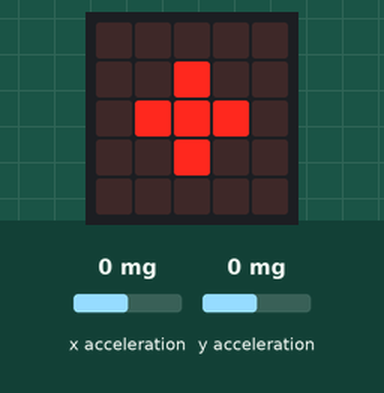
Recording of a program running on a simulated BBC micro:bit running MicroPython. On the bench: the board's 5×5 LED display. The test bench sets the inputs (shaded band); at power-on: x acceleration 0 mg, y acceleration 0 mg. What the program prints to the serial console is not drawn.

Above: at 1.2 s.
1.3 s: x acceleration set to -187 mg
2.8 s: x acceleration set to -216 mg
At 4.0 s:
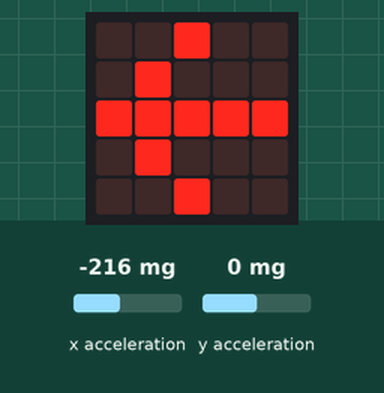
4.3 s: x acceleration set to 750 mg
At 5.3 s:
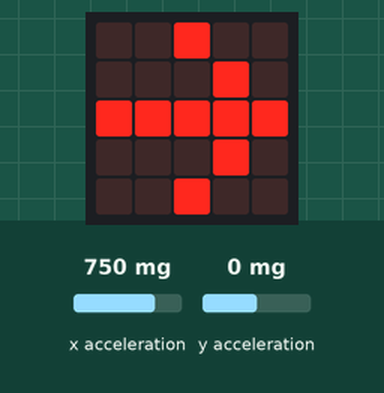
5.8 s: x acceleration set to 215 mg
7.3 s: x acceleration set to 182 mg
At 7.6 s:
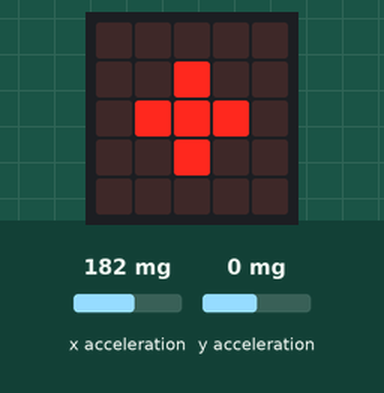
Timing chart, 0 to 7.3 s (numbered marks = the images above; inputs shaded):
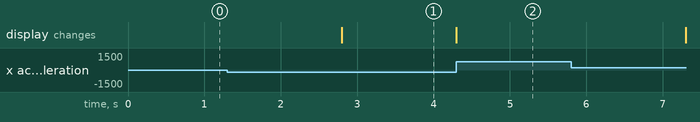

Measured:
- the behaviour switches between -200 and -201 mg on x acceleration (found by bisection; images 0 and 1)
- after the input at 2.8 s, the display: changes at once (image 1)
- after the input at 4.3 s, the display: changes at once (image 2)

The program:

Accelerometer-output.v1-main.py
```python
# accelerometer output only, no magnetometer.
# coded by Paula Taylor 20240414 for PiWars 2024
from microbit import *


# Code in a 'while True:' loop repeats forever
while True:
    readingx = accelerometer.get_x()
    readingy = accelerometer.get_y()
    if readingx < -200:
        display.show(Image.ARROW_W)
    elif readingx > 200:
        display.show(Image.ARROW_E)
    elif readingy < -200:
        display.show(Image.ARROW_S)
    elif readingy > 200:
        display.show(Image.ARROW_N)
    else:
       display.show(Image("+"))
    # Use below code on actual robot
    # to give you sensible values for stationary and movement values
    #x_strength = accelerometer.get_x()
    #print(x_strength)
    #y_strength = accelerometer.get_y()
    #print(x_strength,y_strength)
    # once decided use below to print to serial
    print(readingx," ",readingy)
```
